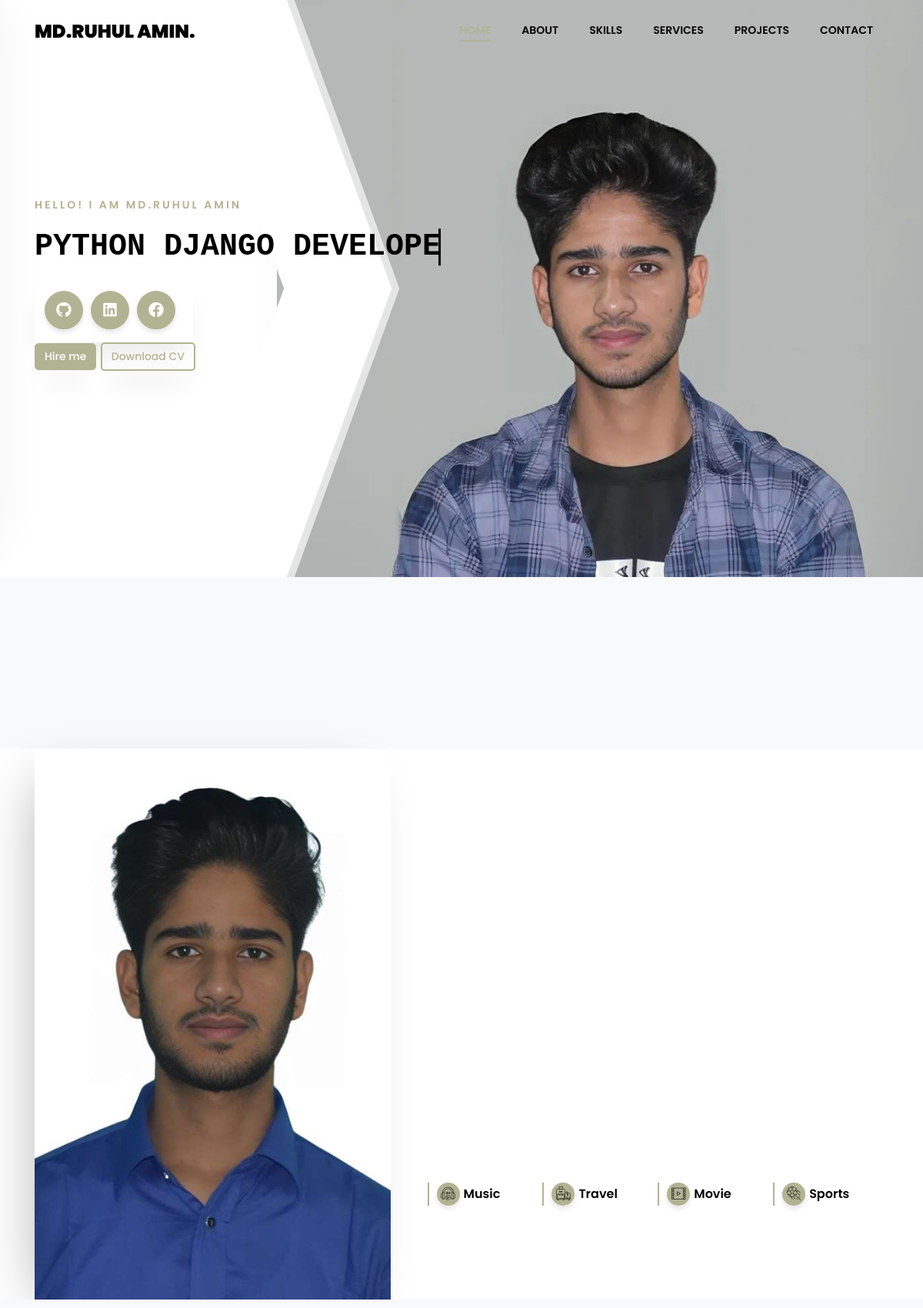
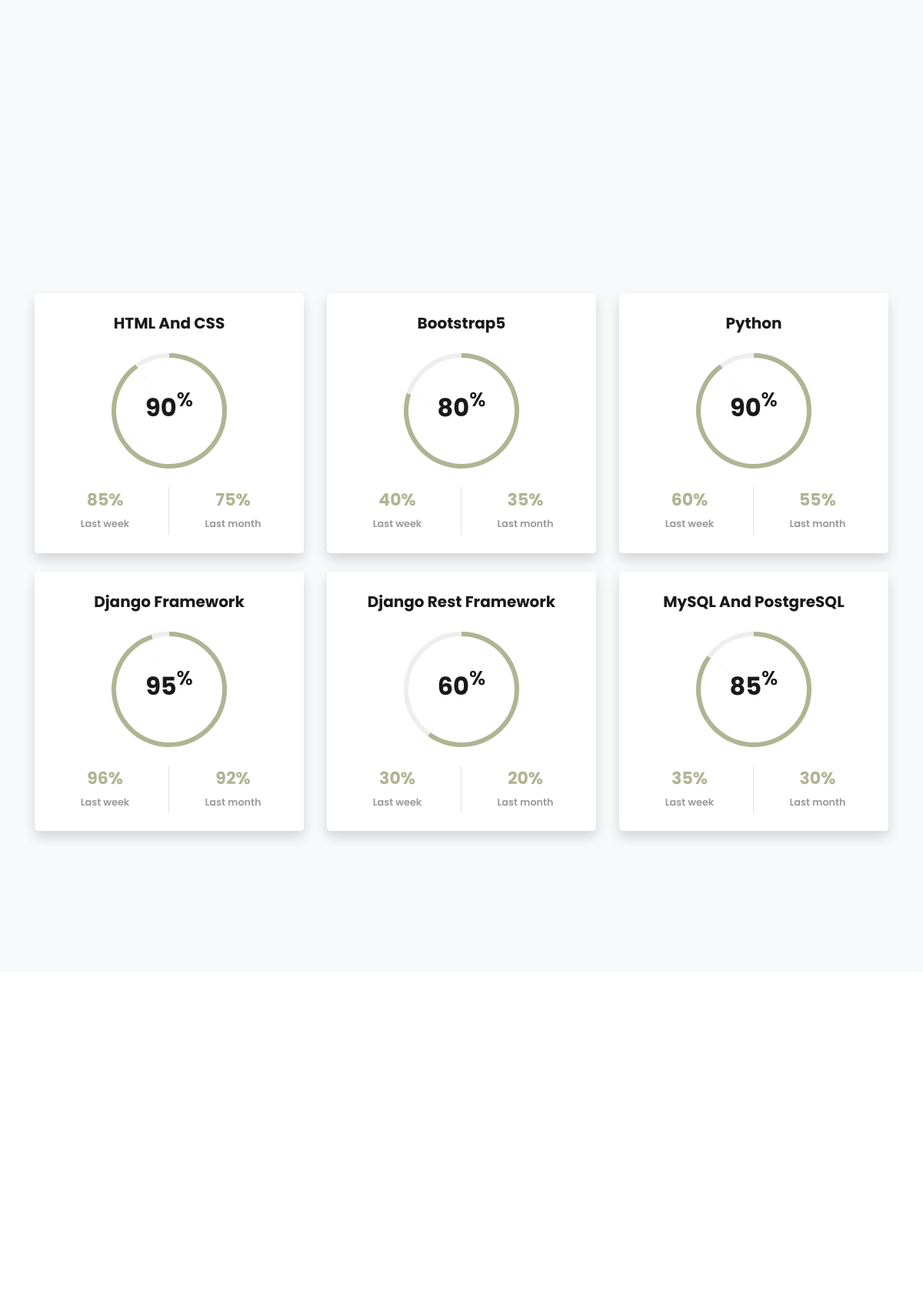
The page / (upper part) on the database its author committed (2 pictures, top to bottom).
### home/models.py (models this page shows, shortened)
class CarouselModel(models.Model):
    title = models.CharField(max_length=50, null=True, blank=True)
    highlight_title = models.CharField(max_length=100, null=True, blank=True)
    image = models.ImageField(upload_to='carousel_images/', null=True, blank=True)

class AboutMeModel(models.Model):
    my_intro = models.CharField(max_length=150, null=True, blank=True)
    details = models.TextField(max_length=500, null=True, blank=True)
    name = models.CharField(max_length=50, null=True, blank=True)
    date_of_birth = models.CharField(max_length=50, null=True, blank=True)
    address = models.CharField(max_length=50, null=True, blank=True)
    zip_code = models.CharField(max_length=10, null=True, blank=True)
    email = models.EmailField(null=True, blank=True)
    phone = models.CharField(max_length=20, null=True, blank=True)
    image = models.ImageField(upload_to='aboutme_images/', null=True, blank=True)

class MySkillModel(models.Model):
    skill_name = models.CharField(max_length=50, null=True, blank=True)
    skill_percentage = models.IntegerField(null=True, blank=True)
    last_week = models.IntegerField(null=True, blank=True)
    last_month = models.IntegerField(null=True, blank=True)

### home/views.py (the view, shortened to what this page needs)
# urls.py: path('',HOME, name='home'),
def HOME(request):
    carousol = CarouselModel.objects.first()
    workdetails = WorkDetails.objects.first()
    aboutme = AboutMeModel.objects.first()
    myskill = MySkillModel.objects.all()
    services = ServicesModel.objects.all()
    projects = ProjectModel.objects.all()
    context ={
        'carousol':carousol,
        'workdetails':workdetails,
        'aboutme':aboutme,
        'myskill':myskill,
        'services':services,
        'projects':projects
    }
    return render(request,'home.html',context)

### template/home.html (shortened to what this page needs)
<!DOCTYPE html>
{% load static %}
<html lang="en">
<head>
	<link rel="stylesheet" href="https://stackpath.bootstrapcdn.com/font-awesome/4.7.0/{% static 'css/font-awesome.min.css">
	<link rel="stylesheet" href="{% static 'css/animate.css' %}">
	<link rel="stylesheet" href="{% static 'css/owl.carousel.min.css' %}">
	<link rel="stylesheet" href="{% static 'css/owl.theme.default.min.css' %}">
	<link rel="stylesheet" href="{% static 'css/magnific-popup.css' %}">
	<link rel="stylesheet" href="{% static 'css/flaticon.css' %}">
	<link rel="stylesheet" href="{% static 'css/style.css' %}"> <link rel="stylesheet" href="https://cdnjs.cloudflare.com/ajax/libs/font-awesome/6.0.0-beta3/css/all.min.css">
</head>
<body data-spy="scroll" data-target=".site-navbar-target" data-offset="300">
	<nav class="navbar navbar-expand-lg navbar-dark ftco_navbar bg-dark ftco-navbar-light site-navbar-target" id="ftco-navbar">
		<div class="container">
			<a class="navbar-brand" href="{% url 'home' %}">Md.Ruhul Amin<span>.</span></a>
			<div class="collapse navbar-collapse" id="ftco-nav">
				<ul class="navbar-nav nav ml-auto">
					<li class="nav-item"><a href="#home-section" class="nav-link"><span>Home</span></a></li>
					<li class="nav-item"><a href="#about-section" class="nav-link"><span>About</span></a></li>
					<li class="nav-item"><a href="#skills-section" class="nav-link"><span>Skills</span></a></li>
					<li class="nav-item"><a href="#services-section" class="nav-link"><span>Services</span></a></li>
					<li class="nav-item"><a href="#projects-section" class="nav-link"><span>Projects</span></a></li>
					<li class="nav-item"><a href="#contact-section" class="nav-link"><span>Contact</span></a></li>
				</ul>
			</div>
		</div>
	</nav>
	<section id="home-section" class="hero">
		<div class="home-slider owl-carousel">
			<div class="slider-item">
				<div class="container-fluid px-md-0">
					<div class="row d-md-flex no-gutters slider-text align-items-end justify-content-end" data-scrollax-parent="false">
						<div class="one-third order-md-last img" style="background-image:url({{carousol.image.url}});">
							<div class="overlay"></div>
							<div class="overlay-1"></div>
						</div>
						<div class="one-forth d-flex  align-items-center ftco-animate" data-scrollax=" properties: { translateY: '70%' }">
							<div class="text">
								<span class="iammdruhulamin subheading">{{carousol.title}}</span>
								<h1 class="pythondjangodeveloper typing-demo mb-3 mt-3 text-sm" style="font-size: 40px;">{{carousol.highlight_title}}</h1></span>
								<div class="btn ruhulamin">
									<div class="my-interest d-flex flex-row flex-wrap justify-content-center align-items-center w-100">
										<div class="interest-wrap d-flex align-items-center">
											<a href="https://github.com/mdruhulamin5347" target="_blank" class="icon d-flex align-items-center justify-content-center">
												<span class="fab fa-github"></span>
											</a>
										</div>
										<div class="interest-wrap d-flex align-items-center">
											<a href="https://www.linkedin.com/in/md-ruhul-amin93/" target="_blank" class="icon d-flex align-items-center justify-content-center">
												<span class="fab fa-linkedin"></span>
											</a>
										</div>
										<div class="interest-wrap d-flex align-items-center">
											<a href="https://www.facebook.com/Ruhulaminarafat82" target="_blank" class="icon d-flex align-items-center justify-content-center">
												<span class="fab fa-facebook"></span>
											</a>
										</div>
									</div>
								</div>
								<p><a href="#contact-section" class="btn btn-primary">Hire me</a> <a href="../media/pdf/Md Ruhul Amin (Django Developer).pdf" download class="btn btn-primary btn-outline-primary">Download CV</a></p>
							</div>
						</div>
					</div>
				</div>
			</div>
		</div>
	</section>
	<section class="ftco-counter img bg-light" id="section-counter">
		<div class="container">
			<div class="row">
			</div>
		</div>
	</section>
	<section class="ftco-about ftco-section ftco-no-pt ftco-no-pb" id="about-section">
		<div class="container">
			<div class="row d-flex no-gutters">
				<div class="col-md-6 col-lg-5 d-flex">
					<div class="img-about img d-flex align-items-stretch">
						<div class="img d-flex align-self-stretch align-items-center" style="background-image:url({{aboutme.image.url}});">
						</div>
					</div>
				</div>
				<div class="col-md-6 col-lg-7 pl-md-4 pl-lg-5 py-5">
					<div class="py-md-5">
						<div class="row justify-content-start pb-3">
							<div class="col-md-12">
								<div class="my-interest d-lg-flex w-100">
									<div class="interest-wrap d-flex align-items-center">
										<div class="icon d-flex align-items-center justify-content-center">
											<span class="flaticon-listening"></span>
										</div>
										<div class="text">Music</div>
									</div>
									<div class="interest-wrap d-flex align-items-center">
										<div class="icon d-flex align-items-center justify-content-center">
											<span class="flaticon-suitcases"></span>
										</div>
										<div class="text">Travel</div>
									</div>
									<div class="interest-wrap d-flex align-items-center">
										<div class="icon d-flex align-items-center justify-content-center">
											<span class="flaticon-video-player"></span>
										</div>
										<div class="text">Movie</div>
									</div>
									<div class="interest-wrap d-flex align-items-center">
										<div class="icon d-flex align-items-center justify-content-center">
											<span class="flaticon-football"></span>
										</div>
										<div class="text">Sports</div>
									</div>
								</div>
							</div>
						</div>
					</div>
				</div>
			</div>
		</div>
	</section>
	<section class="ftco-section bg-light" id="skills-section">
		<div class="container">
			<div class="row justify-content-center pb-5">
			</div>
			<div class="row progress-circle mb-5">
				{% for i in myskill %}
				<div class="col-lg-4 mb-4">
					<div class="bg-white rounded-lg shadow p-4">
						<h2 class="h5 font-weight-bold text-center mb-4">{{i.skill_name}}</h2>
						<div class="progress mx-auto" data-value='{{i.skill_percentage}}'>
							<span class="progress-left">
								<span class="progress-bar border-primary"></span>
							</span>
							<span class="progress-right">
								<span class="progress-bar border-primary"></span>
							</span>
							<div class="progress-value w-100 h-100 rounded-circle d-flex align-items-center justify-content-center">
								<div class="h2 font-weight-bold">{{i.skill_percentage}}<sup class="small">%</sup></div>
							</div>
						</div>
						<div class="row text-center mt-4">
							<div class="col-6 border-right">
								<div class="h4 font-weight-bold mb-0">{{i.last_week}}%</div><span class="small text-gray">Last week</span>
							</div>
							<div class="col-6">
								<div class="h4 font-weight-bold mb-0">{{i.last_month}}%</div><span class="small text-gray">Last month</span>
							</div>
						</div>
					</div>
				</div>
				{% endfor %}
			</div>
		</div>
	</section>
	<section class="ftco-section" id="services-section">
		<div class="container">
			<div class="row justify-content-center">
			</div>
			<div class="row">
				{% for i in services%}
				<div class="col-md-6 col-lg-3">
				</div>
				{% endfor %}
			</div>
		</div>
	</section>
	</body>
	</html>

### template/home.html (style rules this page uses)
.my-interest .interest-wrap { margin: 10px; margin-left: 0px ; }
.my-interest .interest-wrap .icon { font-size: 20px; color: #ffffff; width: 50px; height: 50px; border-radius: 50%; background: #b1b493; display: flex; align-items: center; justify-content: center; box-shadow: 0 4px 6px rgba(0, 0, 0, 0.1); transition: background 0.3s, color 0.3s; }
.typing-demo { width: 22ch; white-space: nowrap; overflow: hidden; border-right: 3px solid; font-family: monospace; font-size: 2em; animation: typing 4s steps(22) infinite, blink 0.5s step-end infinite alternate; }

### rows shown on the page
CarouselModel: image (picture), title "HELLO! I AM MD.RUHUL AMIN", highlight_title "PYTHON DJANGO…"
AboutMeModel: image (picture)
MySkillModel: skill_name "HTML And CSS", skill_percentage "90", last_week "85", last_month "75"
MySkillModel: skill_name "Bootstrap5", skill_percentage "80", last_week "40", last_month "35"
MySkillModel: skill_name "Python", skill_percentage "90", last_week "60", last_month "55"
MySkillModel: skill_name "Django Framework", skill_percentage "95", last_week "96", last_month "92"
MySkillModel: skill_name "Django Rest Framework", skill_percentage "60", last_week "30", last_month "20"
MySkillModel: skill_name "MySQL And PostgreSQL", skill_percentage "85", last_week "35", last_month "30"
